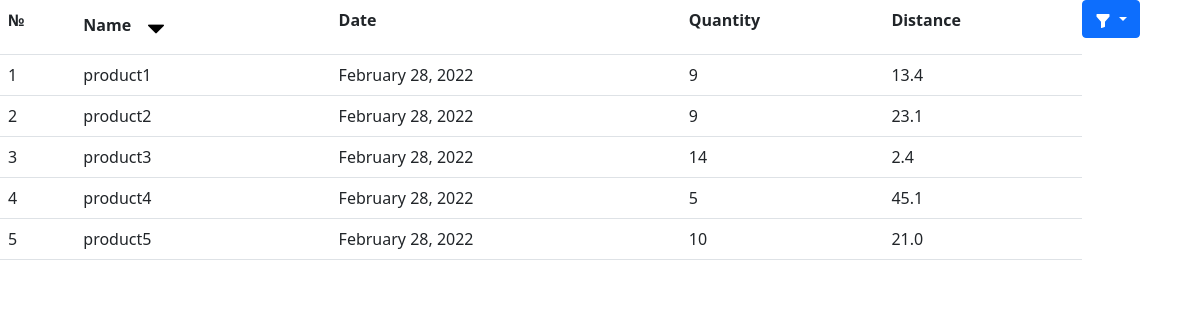
The page / on the database its author committed.
### table_app/models.py (models this page shows, shortened)
class TableData(models.Model):
    date = models.DateTimeField(auto_now_add=True)
    name = models.CharField(max_length=255)
    quantity = models.IntegerField()
    distance = models.FloatField(max_length=255)

### table_app/views.py (the view)
# urls.py: path('', views.home, name='home')
def home(request):
    qs = TableData.objects.all()
    less_than = request.GET.get('less_than')
    greater_than = request.GET.get('greater_than')
    equal_to = request.GET.get('equal_to')
    if is_valid_param(less_than):
        qs = qs.filter(quantity__gt = less_than)
    elif is_valid_param(greater_than):
        qs = qs.filter(quantity__lt = greater_than)
    elif is_valid_param(equal_to):
        qs = qs.filter(quantity__gt = equal_to)
    return render(request, 'table_app/home.html', {'qs': qs})

### table_app/views.py (called while the page is built)
def is_valid_param(param):
    return param is not None and param != ''

### table_app/templates/table_app/home.html (shortened to what this page needs)
{% load static %}
<!doctype html>
<html lang="en">
  <head>
    <link href="https://cdn.jsdelivr.net/npm/bootstrap@5.0.2/dist/css/bootstrap.min.css" rel="stylesheet">
    <link rel="stylesheet" href="{% static 'css/main.css' %}">
  </head>
  <body>
    <div class="container">
      <table class="table table-stripped">
          <tr>
              <th>№</th>
              <th>
                Name
                <button type="button" class="btn" data-bs-display="static" aria-expanded="false">
                  <img src="/media/icons/down-filled-triangular-arrow.png" alt="" srcset="" width="16px" height="16px">
                </button>
              </th>
              <th>Date</th>
              <th>Quantity</th>
              <th>Distance</th>
          </tr>
          {% for data in qs %}
              <tr>
                <td>{{ data.id }}</td>
                <td>{{ data.name }}</td>
                <td>{{ data.date|date:"F d, Y" }}</td>
                <td>{{ data.quantity }}</td>
                <td>{{ data.distance }}</td>
              </tr>
          {% endfor %}
      </table>
      <div class="dropdown">
        <form action="." method="GET">
          <button class="btn btn-primary dropdown-toggle" type="button" id="dropdownMenuButton2" data-bs-toggle="dropdown" aria-expanded="false">
            <svg xmlns="http://www.w3.org/2000/svg" width="16" height="16" fill="currentColor" class="bi bi-funnel-fill" viewBox="0 0 16 16">
              <path d="M1.5 1.5A.5.5 0 0 1 2 1h12a.5.5 0 0 1 .5.5v2a.5.5 0 0 1-.128.334L10 8.692V13.5a.5.5 0 0 1-.342.474l-3 1A.5.5 0 0 1 6 14.5V8.692L1.628 3.834A.5.5 0 0 1 1.5 3.5v-2z"/>
            </svg>
          </button>
        </form>
      </div>
    </div>
  </body>
</html>

### static/css/main.css (style rules this page uses)
.container { padding: 0; margin: 0; display: flex; justify-content: space-between; }

### rows shown on the page
TableData: id "1", name "product1", date "February 28, 2022", quantity "9", distance "13.4"
TableData: id "2", name "product2", date "February 28, 2022", quantity "9", distance "23.1"
TableData: id "3", name "product3", date "February 28, 2022", quantity "14", distance "2.4"
TableData: id "4", name "product4", date "February 28, 2022", quantity "5", distance "45.1"
TableData: id "5", name "product5", date "February 28, 2022", quantity "10", distance "21.0"
